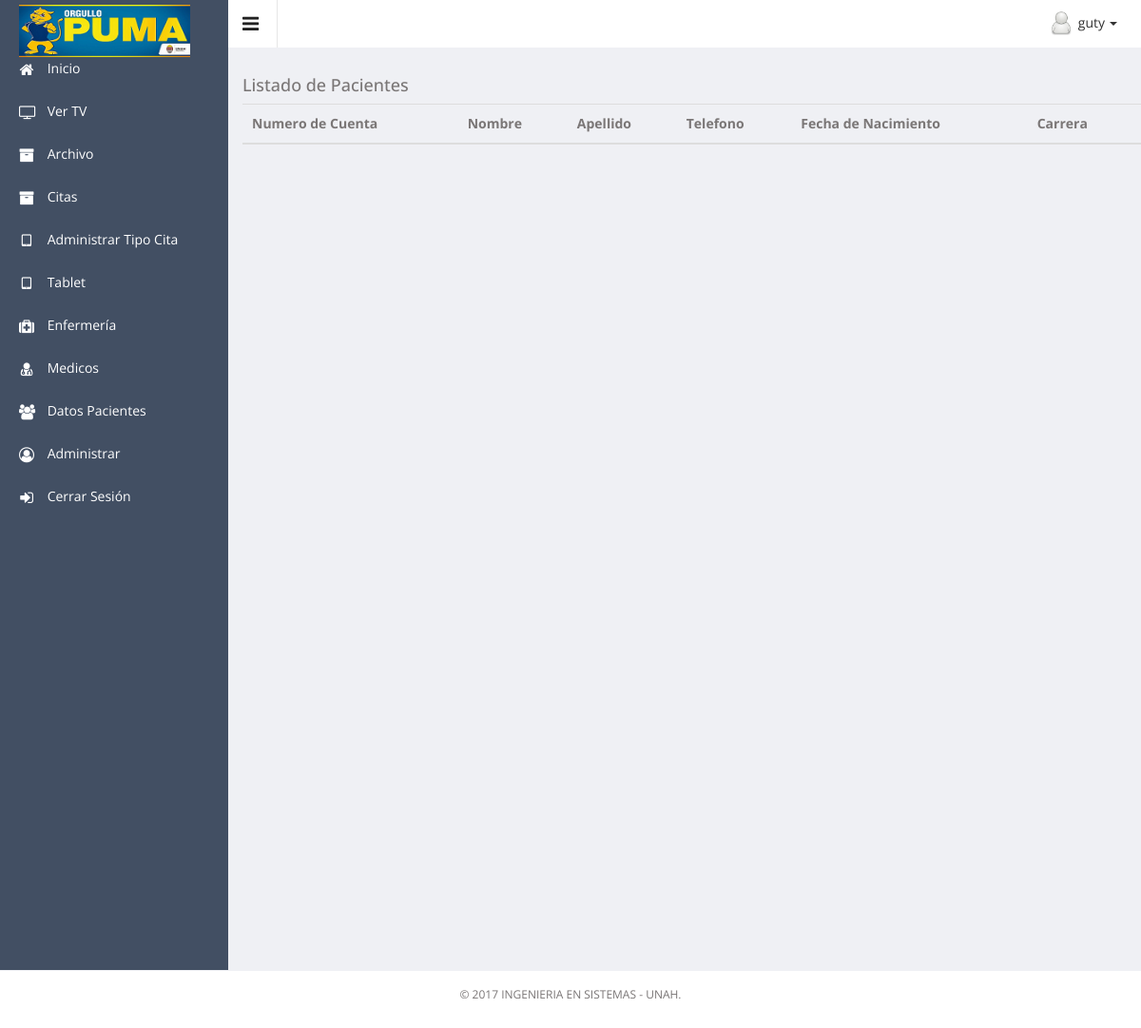
The app's page /system.php?page=paciente (signed in), older data.
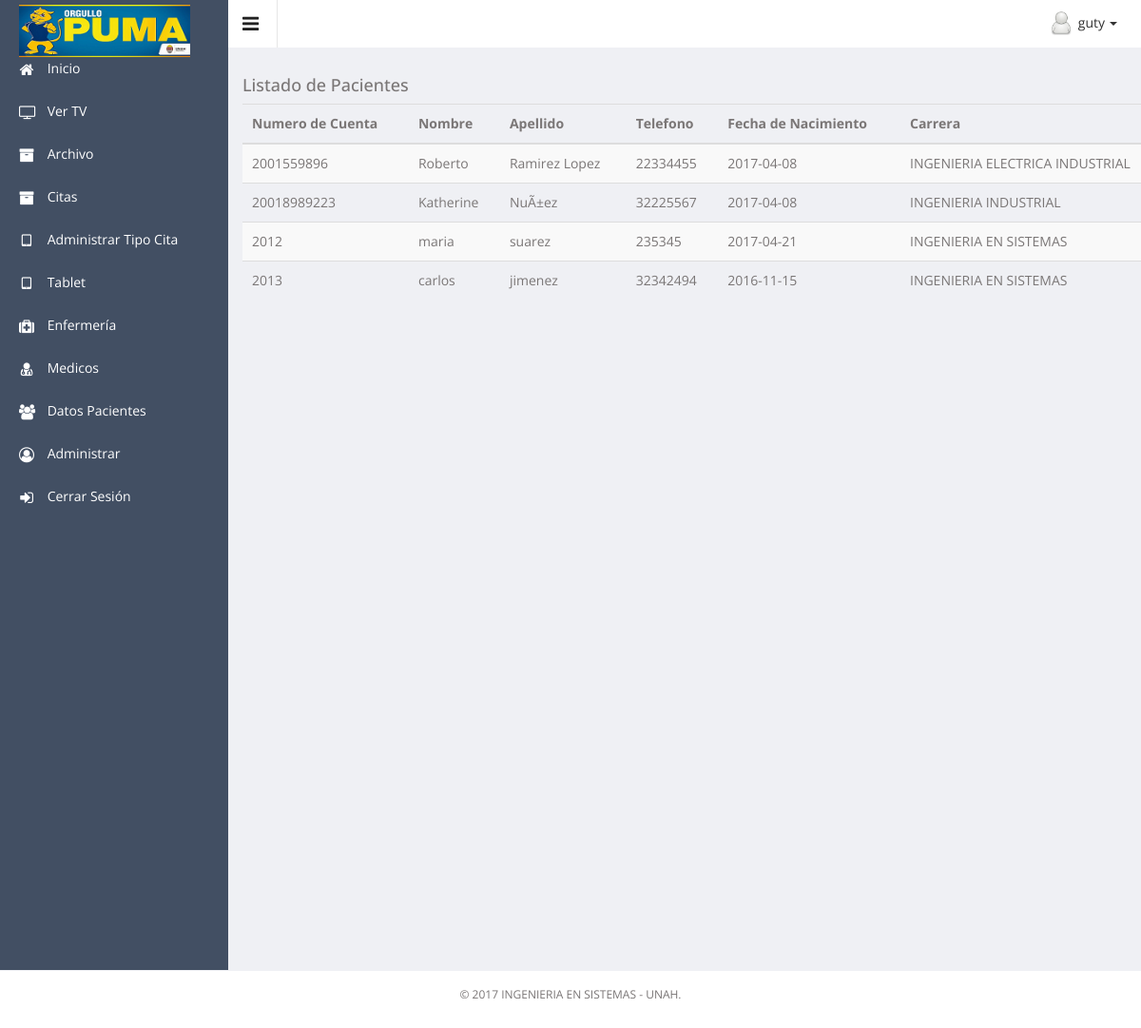
The same page, newer data.
### tables this page shows
CREATE TABLE `tbl_pacientes` (
  `nro_cuenta` varchar(15) NOT NULL,
  `nombres` varchar(100) NOT NULL,
  `apellidos` varchar(100) NOT NULL,
  `fecha_nacimiento` date NOT NULL,
  `telefono` varchar(15) NOT NULL,
  `genero` varchar(1) NOT NULL,
  `id_carrera` int(8) NOT NULL,
  `estado` int(1) NOT NULL
);

CREATE TABLE `tbl_carreras` (
  `id_carrera` int(8) NOT NULL,
  `nombre_carrera` varchar(100) NOT NULL,
  `id_facultad` int(8) NOT NULL,
  `estado` int(1) NOT NULL
);

### model/Conexion.php (called while the page is built, shortened)
<?php
abstract class Config {
	protected $server = '127.0.0.1';
	protected $dataBase = 'db_clinica3';
	protected $user = 'root';
	protected $pass = '';
	protected function getServer() {
		return $this->server;
	}
	protected function getDataBase() {
		return $this->dataBase;
	}
	protected function getUser() {
		return $this->user;
	}
	protected function getPass() {
		return $this->pass;
	}
}
class Conexion extends Config {
	private $link;
	public function connect() {
		$this->link = mysqli_connect(parent::getServer(), parent::getUser(), parent::getPass());
	}
	public function executeQuery($commandQuery) {
		$result = mysqli_query ( $this->link, $commandQuery );
		if (mysqli_errno ( $this->link )) {
			$error = "Error:" . mysqli_error ( $this->link );
			return $error;
		} else {
			return $result;
		}
	}
	public function getRecords($result) {
		return mysqli_fetch_assoc ( $result );
	}
}
?>

### model/Carrera.php (called while the page is built, shortened)
<?php
class Carrera  extends Facultad {
	public function listasTCarreras($link) {
		return $link->executeQuery("SELECT id_carrera, nombre_carrera FROM tbl_carreras WHERE estado=1");
	}
}
?>

### model/Paciente.php (called while the page is built, shortened)
<?php
class Paciente
{
	public function listarPacientes($link)
	{
		return $link ->executeQuery("SELECT P.nro_cuenta, P.nombres, P.apellidos, P.fecha_nacimiento, P.telefono, P.genero, P.estado, C.nombre_carrera FROM  tbl_pacientes P
			inner JOIN tbl_carreras C
			on(P.id_carrera = C.id_carrera);");
	}
}
?>

### pages/listar_paciente.php (the view, shortened to what this page needs)
<?php
include_once("model/Paciente.php");
include_once("model/Carrera.php");
$conexion = new Conexion();
$paciente = new Paciente();
$carrera = new Carrera();
$result = $paciente->listarPacientes($conexion);
$resultCarrera= $carrera->listasTCarreras($conexion);
?>
<div class="legend"><h4>Listado de Pacientes</h4></div>
<table class="table table-striped">
	<thead>
	<tr>
		<th>Numero de Cuenta</th>
		<th>Nombre</th>
		<th>Apellido</th>
		<th>Telefono</th>
		<th>Fecha de Nacimiento</th>
		<th>Carrera</th>
		<th>Genero</th>
	</tr>
	</thead>
	<tbody>
	<?php while ($row = $conexion->getRecords($result) ){?>
	<tr>
				<td><?php echo $row['nro_cuenta']; ?></td>
				<td><?php echo $row['nombres']; ?></td>
				<td><?php echo $row['apellidos']; ?></td>
				<td><?php echo $row['telefono']; ?></td>
				<td><?php echo $row['fecha_nacimiento']; ?></td>
				<td><?php echo $row['nombre_carrera']; ?> </td>
	</tr>
	<?php }?>
	</tbody>
</table>

Row changes from the older to the newer data that the page shows:
added tbl_pacientes: nro_cuenta "2001559896", nombres "Roberto", apellidos "Ramirez Lopez", telefono "22334455", fecha_nacimiento "2017-04-08", id_carrera.nombre_carrera "INGENIERIA ELECTRICA INDUSTRIAL"
added tbl_pacientes: nro_cuenta "20018989223", nombres "Katherine", apellidos "NuÃ±ez", telefono "32225567", fecha_nacimiento "2017-04-08", id_carrera.nombre_carrera "INGENIERIA INDUSTRIAL"
added tbl_pacientes: nro_cuenta "2012", nombres "maria", apellidos "suarez", telefono "235345", fecha_nacimiento "2017-04-21", id_carrera.nombre_carrera "INGENIERIA EN SISTEMAS"
added tbl_pacientes: nro_cuenta "2013", nombres "carlos", apellidos "jimenez", telefono "32342494", fecha_nacimiento "2016-11-15", id_carrera.nombre_carrera "INGENIERIA EN SISTEMAS"
